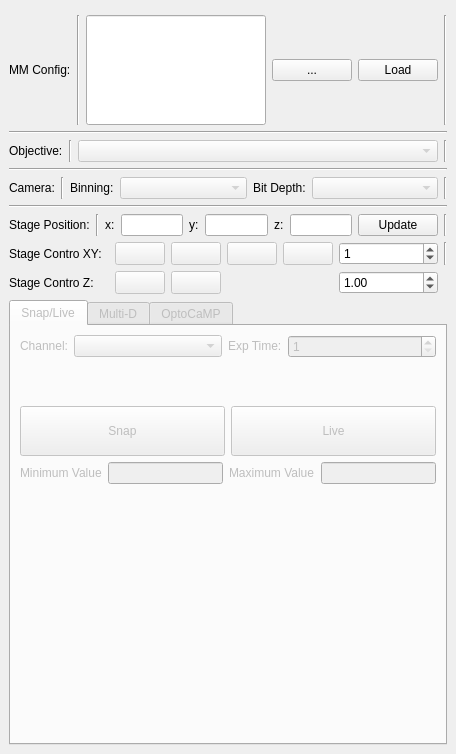
<?xml version="1.0" encoding="UTF-8"?>
<ui version="4.0">
 <class>MainWindow</class>
 <widget class="QMainWindow" name="MainWindow">
  <property name="geometry">
   <rect>
    <x>0</x>
    <y>0</y>
    <width>456</width>
    <height>754</height>
   </rect>
  </property>
  <property name="sizePolicy">
   <sizepolicy hsizetype="Expanding" vsizetype="Expanding">
    <horstretch>0</horstretch>
    <verstretch>0</verstretch>
   </sizepolicy>
  </property>
  <property name="windowTitle">
   <string>MainWindow</string>
  </property>
  <widget class="QWidget" name="centralwidget">
   <property name="sizePolicy">
    <sizepolicy hsizetype="Expanding" vsizetype="Expanding">
     <horstretch>0</horstretch>
     <verstretch>0</verstretch>
    </sizepolicy>
   </property>
   <layout class="QGridLayout" name="gridLayout_10">
    <item row="2" column="0">
     <layout class="QGridLayout" name="gridLayout_3">
      <item row="0" column="3">
       <widget class="Line" name="line_9">
        <property name="orientation">
         <enum>Qt::Vertical</enum>
        </property>
       </widget>
      </item>
      <item row="0" column="0">
       <widget class="QLabel" name="label_2">
        <property name="sizePolicy">
         <sizepolicy hsizetype="Fixed" vsizetype="Fixed">
          <horstretch>0</horstretch>
          <verstretch>0</verstretch>
         </sizepolicy>
        </property>
        <property name="minimumSize">
         <size>
          <width>0</width>
          <height>0</height>
         </size>
        </property>
        <property name="maximumSize">
         <size>
          <width>16777215</width>
          <height>16777215</height>
         </size>
        </property>
        <property name="text">
         <string>Objective:</string>
        </property>
       </widget>
      </item>
      <item row="0" column="2">
       <widget class="QComboBox" name="objective_comboBox">
        <property name="enabled">
         <bool>false</bool>
        </property>
        <property name="sizePolicy">
         <sizepolicy hsizetype="Expanding" vsizetype="Fixed">
          <horstretch>0</horstretch>
          <verstretch>0</verstretch>
         </sizepolicy>
        </property>
       </widget>
      </item>
      <item row="0" column="1">
       <widget class="Line" name="line_13">
        <property name="orientation">
         <enum>Qt::Vertical</enum>
        </property>
       </widget>
      </item>
     </layout>
    </item>
    <item row="7" column="0">
     <layout class="QGridLayout" name="gridLayout_9">
      <item row="0" column="1">
       <widget class="QPushButton" name="left_Button">
        <property name="enabled">
         <bool>false</bool>
        </property>
        <property name="maximumSize">
         <size>
          <width>50</width>
          <height>30</height>
         </size>
        </property>
        <property name="text">
         <string/>
        </property>
       </widget>
      </item>
      <item row="0" column="7">
       <widget class="Line" name="line_14">
        <property name="orientation">
         <enum>Qt::Vertical</enum>
        </property>
       </widget>
      </item>
      <item row="0" column="3">
       <widget class="QPushButton" name="y_up_Button">
        <property name="enabled">
         <bool>false</bool>
        </property>
        <property name="maximumSize">
         <size>
          <width>50</width>
          <height>30</height>
         </size>
        </property>
        <property name="text">
         <string/>
        </property>
       </widget>
      </item>
      <item row="1" column="0">
       <widget class="QLabel" name="label_13">
        <property name="text">
         <string>Stage Contro Z:</string>
        </property>
       </widget>
      </item>
      <item row="0" column="4">
       <widget class="QPushButton" name="y_down_Button">
        <property name="enabled">
         <bool>false</bool>
        </property>
        <property name="maximumSize">
         <size>
          <width>50</width>
          <height>30</height>
         </size>
        </property>
        <property name="text">
         <string/>
        </property>
       </widget>
      </item>
      <item row="0" column="0">
       <widget class="QLabel" name="label_12">
        <property name="maximumSize">
         <size>
          <width>110</width>
          <height>16777215</height>
         </size>
        </property>
        <property name="text">
         <string>Stage Contro XY:</string>
        </property>
       </widget>
      </item>
      <item row="0" column="2">
       <widget class="QPushButton" name="right_Button">
        <property name="enabled">
         <bool>false</bool>
        </property>
        <property name="maximumSize">
         <size>
          <width>50</width>
          <height>30</height>
         </size>
        </property>
        <property name="text">
         <string/>
        </property>
       </widget>
      </item>
      <item row="1" column="5">
       <widget class="QDoubleSpinBox" name="z_step_size_doubleSpinBox">
        <property name="maximum">
         <double>10000.000000000000000</double>
        </property>
        <property name="singleStep">
         <double>0.001000000000000</double>
        </property>
        <property name="value">
         <double>1.000000000000000</double>
        </property>
       </widget>
      </item>
      <item row="0" column="5">
       <widget class="QSpinBox" name="xy_step_size_SpinBox">
        <property name="maximum">
         <number>10000</number>
        </property>
        <property name="value">
         <number>1</number>
        </property>
       </widget>
      </item>
      <item row="1" column="2">
       <widget class="QPushButton" name="down_Button">
        <property name="enabled">
         <bool>false</bool>
        </property>
        <property name="maximumSize">
         <size>
          <width>50</width>
          <height>30</height>
         </size>
        </property>
        <property name="text">
         <string/>
        </property>
       </widget>
      </item>
      <item row="1" column="1">
       <widget class="QPushButton" name="up_Button">
        <property name="enabled">
         <bool>false</bool>
        </property>
        <property name="maximumSize">
         <size>
          <width>50</width>
          <height>30</height>
         </size>
        </property>
        <property name="text">
         <string/>
        </property>
       </widget>
      </item>
     </layout>
    </item>
    <item row="0" column="0">
     <layout class="QGridLayout" name="gridLayout">
      <item row="1" column="2">
       <widget class="Line" name="line_12">
        <property name="orientation">
         <enum>Qt::Vertical</enum>
        </property>
       </widget>
      </item>
      <item row="1" column="6">
       <widget class="Line" name="line_8">
        <property name="orientation">
         <enum>Qt::Vertical</enum>
        </property>
       </widget>
      </item>
      <item row="1" column="4">
       <widget class="QPushButton" name="browse_cfg_Button">
        <property name="sizePolicy">
         <sizepolicy hsizetype="Fixed" vsizetype="Fixed">
          <horstretch>0</horstretch>
          <verstretch>0</verstretch>
         </sizepolicy>
        </property>
        <property name="text">
         <string>...</string>
        </property>
       </widget>
      </item>
      <item row="1" column="3">
       <widget class="QLineEdit" name="cfg_LineEdit">
        <property name="sizePolicy">
         <sizepolicy hsizetype="Expanding" vsizetype="Expanding">
          <horstretch>0</horstretch>
          <verstretch>0</verstretch>
         </sizepolicy>
        </property>
        <property name="readOnly">
         <bool>true</bool>
        </property>
       </widget>
      </item>
      <item row="1" column="1">
       <widget class="QLabel" name="label">
        <property name="sizePolicy">
         <sizepolicy hsizetype="Fixed" vsizetype="Fixed">
          <horstretch>0</horstretch>
          <verstretch>0</verstretch>
         </sizepolicy>
        </property>
        <property name="text">
         <string>MM Config:</string>
        </property>
       </widget>
      </item>
      <item row="0" column="3">
       <widget class="Line" name="line_7">
        <property name="orientation">
         <enum>Qt::Vertical</enum>
        </property>
       </widget>
      </item>
      <item row="1" column="5">
       <widget class="QPushButton" name="load_cgf_Button">
        <property name="sizePolicy">
         <sizepolicy hsizetype="Fixed" vsizetype="Fixed">
          <horstretch>0</horstretch>
          <verstretch>0</verstretch>
         </sizepolicy>
        </property>
        <property name="text">
         <string>Load</string>
        </property>
       </widget>
      </item>
     </layout>
    </item>
    <item row="8" column="0">
     <widget class="QTabWidget" name="tabWidget">
      <property name="enabled">
       <bool>false</bool>
      </property>
      <property name="currentIndex">
       <number>0</number>
      </property>
      <widget class="QWidget" name="snap_tab">
       <attribute name="title">
        <string>Snap/Live</string>
       </attribute>
       <layout class="QGridLayout" name="gridLayout_2">
        <item row="3" column="0">
         <layout class="QGridLayout" name="gridLayout_5">
          <item row="0" column="0">
           <widget class="QLabel" name="label_14">
            <property name="text">
             <string>Minimum Value</string>
            </property>
           </widget>
          </item>
          <item row="0" column="3">
           <widget class="QLineEdit" name="max_val_lineEdit">
            <property name="readOnly">
             <bool>true</bool>
            </property>
           </widget>
          </item>
          <item row="0" column="1">
           <widget class="QLineEdit" name="min_val_lineEdit">
            <property name="readOnly">
             <bool>true</bool>
            </property>
           </widget>
          </item>
          <item row="0" column="2">
           <widget class="QLabel" name="label_15">
            <property name="text">
             <string>Maximum Value</string>
            </property>
           </widget>
          </item>
         </layout>
        </item>
        <item row="0" column="0">
         <layout class="QGridLayout" name="gridLayout_7">
          <item row="0" column="2">
           <widget class="QLabel" name="label_11">
            <property name="sizePolicy">
             <sizepolicy hsizetype="Fixed" vsizetype="Fixed">
              <horstretch>0</horstretch>
              <verstretch>0</verstretch>
             </sizepolicy>
            </property>
            <property name="text">
             <string>Exp Time:</string>
            </property>
           </widget>
          </item>
          <item row="0" column="1">
           <widget class="QComboBox" name="snap_channel_comboBox"/>
          </item>
          <item row="0" column="0">
           <widget class="QLabel" name="label_10">
            <property name="sizePolicy">
             <sizepolicy hsizetype="Fixed" vsizetype="Fixed">
              <horstretch>0</horstretch>
              <verstretch>0</verstretch>
             </sizepolicy>
            </property>
            <property name="text">
             <string>Channel:</string>
            </property>
           </widget>
          </item>
          <item row="0" column="3">
           <widget class="QSpinBox" name="exp_spinBox">
            <property name="minimum">
             <number>1</number>
            </property>
            <property name="maximum">
             <number>100000</number>
            </property>
           </widget>
          </item>
         </layout>
        </item>
        <item row="2" column="0">
         <layout class="QGridLayout" name="gridLayout_8">
          <item row="0" column="0">
           <widget class="QPushButton" name="snap_Button">
            <property name="minimumSize">
             <size>
              <width>0</width>
              <height>50</height>
             </size>
            </property>
            <property name="text">
             <string>Snap</string>
            </property>
           </widget>
          </item>
          <item row="0" column="1">
           <widget class="QPushButton" name="live_Button">
            <property name="minimumSize">
             <size>
              <width>0</width>
              <height>50</height>
             </size>
            </property>
            <property name="text">
             <string>Live</string>
            </property>
           </widget>
          </item>
         </layout>
        </item>
        <item row="4" column="0">
         <spacer name="verticalSpacer">
          <property name="orientation">
           <enum>Qt::Vertical</enum>
          </property>
          <property name="sizeHint" stdset="0">
           <size>
            <width>20</width>
            <height>250</height>
           </size>
          </property>
         </spacer>
        </item>
        <item row="1" column="0">
         <spacer name="verticalSpacer_2">
          <property name="orientation">
           <enum>Qt::Vertical</enum>
          </property>
          <property name="sizeHint" stdset="0">
           <size>
            <width>20</width>
            <height>40</height>
           </size>
          </property>
         </spacer>
        </item>
       </layout>
      </widget>
      <widget class="QWidget" name="mda_tab">
       <attribute name="title">
        <string>Multi-D</string>
       </attribute>
      </widget>
      <widget class="QWidget" name="tab_optocamp">
       <attribute name="title">
        <string>OptoCaMP</string>
       </attribute>
      </widget>
     </widget>
    </item>
    <item row="5" column="0">
     <widget class="Line" name="line_4">
      <property name="orientation">
       <enum>Qt::Horizontal</enum>
      </property>
     </widget>
    </item>
    <item row="1" column="0">
     <widget class="Line" name="line">
      <property name="orientation">
       <enum>Qt::Horizontal</enum>
      </property>
     </widget>
    </item>
    <item row="4" column="0">
     <layout class="QGridLayout" name="gridLayout_4">
      <item row="0" column="6">
       <widget class="Line" name="line_10">
        <property name="orientation">
         <enum>Qt::Vertical</enum>
        </property>
       </widget>
      </item>
      <item row="0" column="2">
       <widget class="QLabel" name="label_5">
        <property name="sizePolicy">
         <sizepolicy hsizetype="Preferred" vsizetype="Fixed">
          <horstretch>0</horstretch>
          <verstretch>0</verstretch>
         </sizepolicy>
        </property>
        <property name="text">
         <string>Binning:</string>
        </property>
       </widget>
      </item>
      <item row="0" column="0">
       <widget class="QLabel" name="label_3">
        <property name="sizePolicy">
         <sizepolicy hsizetype="Fixed" vsizetype="Fixed">
          <horstretch>0</horstretch>
          <verstretch>0</verstretch>
         </sizepolicy>
        </property>
        <property name="text">
         <string>Camera:</string>
        </property>
       </widget>
      </item>
      <item row="0" column="5">
       <widget class="QComboBox" name="bit_comboBox">
        <property name="enabled">
         <bool>false</bool>
        </property>
        <property name="sizePolicy">
         <sizepolicy hsizetype="Expanding" vsizetype="Fixed">
          <horstretch>0</horstretch>
          <verstretch>0</verstretch>
         </sizepolicy>
        </property>
       </widget>
      </item>
      <item row="0" column="3">
       <widget class="QComboBox" name="bin_comboBox">
        <property name="enabled">
         <bool>false</bool>
        </property>
        <property name="sizePolicy">
         <sizepolicy hsizetype="Expanding" vsizetype="Fixed">
          <horstretch>0</horstretch>
          <verstretch>0</verstretch>
         </sizepolicy>
        </property>
       </widget>
      </item>
      <item row="0" column="4">
       <widget class="QLabel" name="label_4">
        <property name="sizePolicy">
         <sizepolicy hsizetype="Preferred" vsizetype="Fixed">
          <horstretch>0</horstretch>
          <verstretch>0</verstretch>
         </sizepolicy>
        </property>
        <property name="text">
         <string>Bit Depth:</string>
        </property>
       </widget>
      </item>
      <item row="0" column="1">
       <widget class="Line" name="line_2">
        <property name="orientation">
         <enum>Qt::Vertical</enum>
        </property>
       </widget>
      </item>
     </layout>
    </item>
    <item row="6" column="0">
     <layout class="QGridLayout" name="gridLayout_6">
      <item row="0" column="3">
       <widget class="QLineEdit" name="x_lineEdit">
        <property name="readOnly">
         <bool>true</bool>
        </property>
       </widget>
      </item>
      <item row="0" column="4">
       <widget class="QLabel" name="label_8">
        <property name="sizePolicy">
         <sizepolicy hsizetype="Fixed" vsizetype="Fixed">
          <horstretch>0</horstretch>
          <verstretch>0</verstretch>
         </sizepolicy>
        </property>
        <property name="text">
         <string>y:</string>
        </property>
       </widget>
      </item>
      <item row="0" column="1">
       <widget class="Line" name="line_3">
        <property name="orientation">
         <enum>Qt::Vertical</enum>
        </property>
       </widget>
      </item>
      <item row="0" column="6">
       <widget class="QLabel" name="label_9">
        <property name="sizePolicy">
         <sizepolicy hsizetype="Fixed" vsizetype="Fixed">
          <horstretch>0</horstretch>
          <verstretch>0</verstretch>
         </sizepolicy>
        </property>
        <property name="text">
         <string>z:</string>
        </property>
       </widget>
      </item>
      <item row="0" column="5">
       <widget class="QLineEdit" name="y_lineEdit">
        <property name="readOnly">
         <bool>true</bool>
        </property>
       </widget>
      </item>
      <item row="0" column="7">
       <widget class="QLineEdit" name="z_lineEdit">
        <property name="readOnly">
         <bool>true</bool>
        </property>
       </widget>
      </item>
      <item row="0" column="0">
       <widget class="QLabel" name="label_6">
        <property name="sizePolicy">
         <sizepolicy hsizetype="Fixed" vsizetype="Fixed">
          <horstretch>0</horstretch>
          <verstretch>0</verstretch>
         </sizepolicy>
        </property>
        <property name="text">
         <string>Stage Position:</string>
        </property>
       </widget>
      </item>
      <item row="0" column="8">
       <widget class="QPushButton" name="pos_update_Button">
        <property name="sizePolicy">
         <sizepolicy hsizetype="Fixed" vsizetype="Fixed">
          <horstretch>0</horstretch>
          <verstretch>0</verstretch>
         </sizepolicy>
        </property>
        <property name="text">
         <string>Update</string>
        </property>
       </widget>
      </item>
      <item row="0" column="9">
       <widget class="Line" name="line_11">
        <property name="orientation">
         <enum>Qt::Vertical</enum>
        </property>
       </widget>
      </item>
      <item row="0" column="2">
       <widget class="QLabel" name="label_7">
        <property name="sizePolicy">
         <sizepolicy hsizetype="Fixed" vsizetype="Fixed">
          <horstretch>0</horstretch>
          <verstretch>0</verstretch>
         </sizepolicy>
        </property>
        <property name="text">
         <string>x:</string>
        </property>
       </widget>
      </item>
     </layout>
    </item>
    <item row="3" column="0">
     <widget class="Line" name="line_5">
      <property name="orientation">
       <enum>Qt::Horizontal</enum>
      </property>
     </widget>
    </item>
   </layout>
  </widget>
 </widget>
 <resources>
  <include location="icons/camera.qrc"/>
 </resources>
 <connections/>
</ui>
